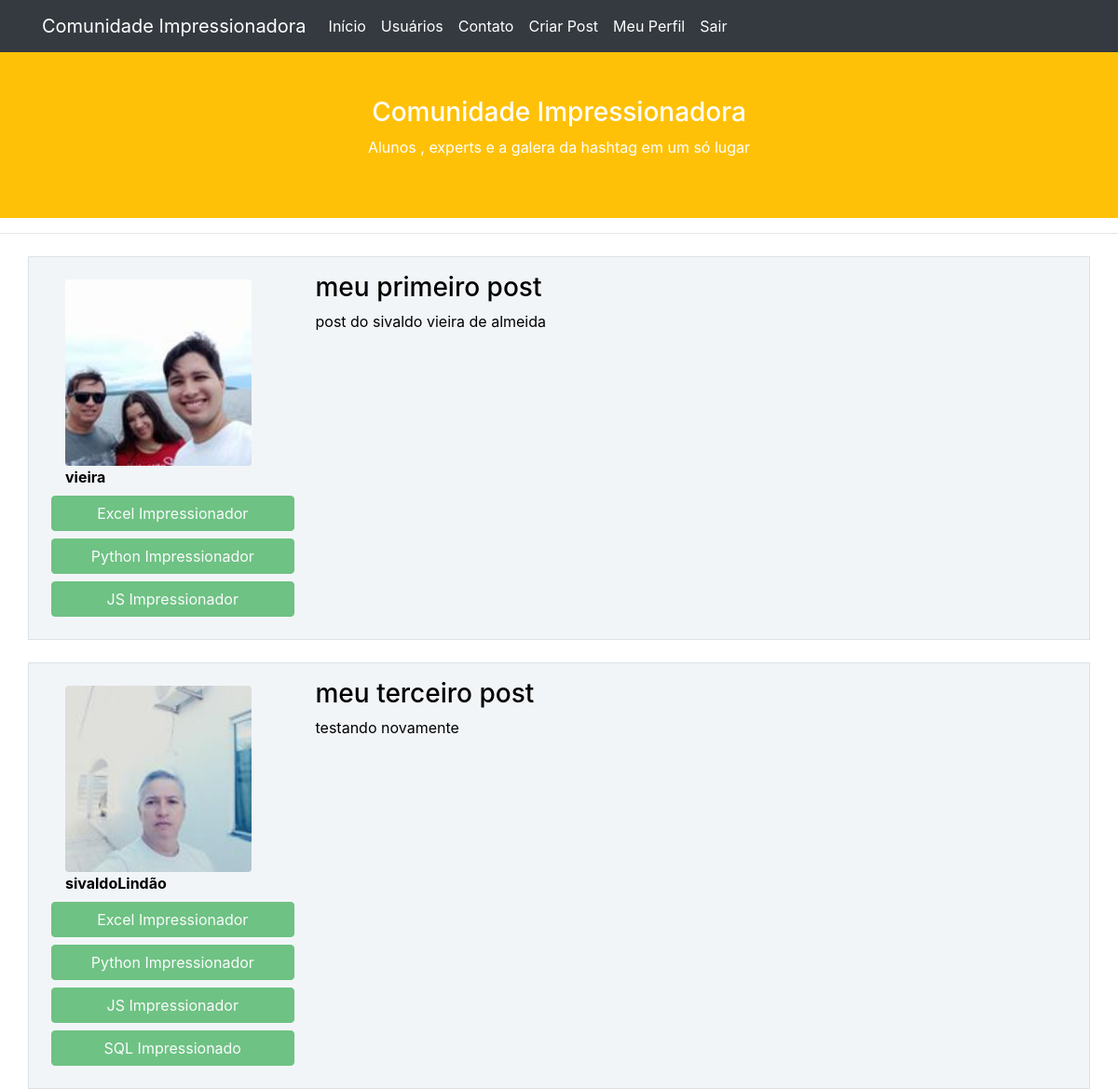
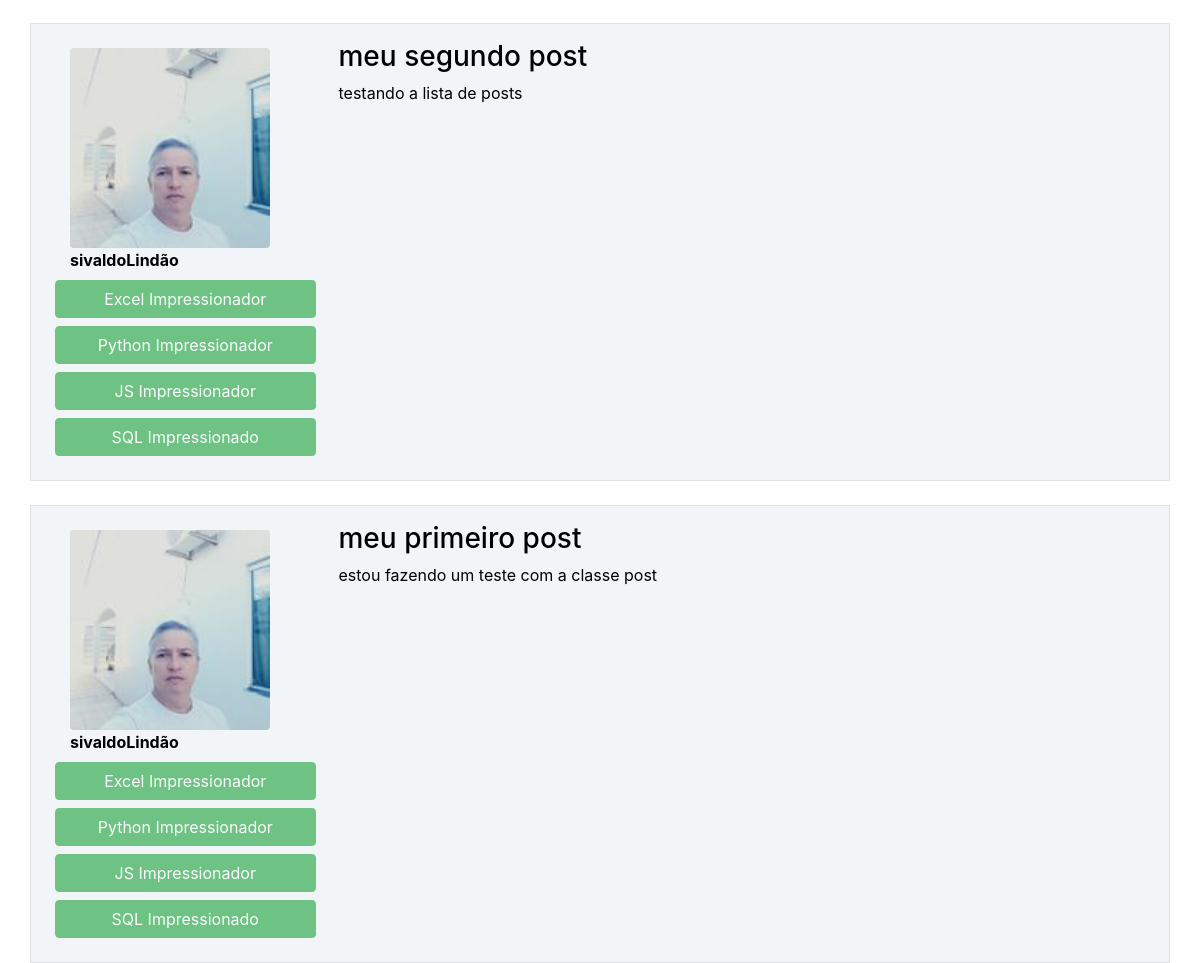
The app's page / (signed in) with its own data (2 pictures, top to bottom).
### comunidadeimpressionadora/models.py (models this page shows)
class Post(database.Model):
     id = database.Column(database.Integer, primary_key=True)
     titulo =  database.Column(database.String, nullable=False)
     corpo =  database.Column(database.Text, nullable=False)
     data_criacao =  database.Column(database.DateTime, nullable=False, default=datetime.now)
     id_usuario = database.Column(database.Integer,
                                  database.ForeignKey('usuarios.id'),
                                  nullable=False)#relacao desta tabela com de Usuario

class Usuarios(database.Model, UserMixin):
    id = database.Column(database.Integer, primary_key=True)
    username = database.Column(database.String, nullable=False)
    email = database.Column(database.String, nullable=False, unique=True)
    senha = database.Column(database.String(80), nullable=False)
    foto_perfil = database.Column(database.String, default='default.jpg')
    posts = database.relationship('Post', backref='autor', lazy=True)
    cursos = database.Column(database.String, nullable=False, default='Não Informado')

### comunidadeimpressionadora/routes.py (the view)
@app.route('/')   #pagina de inicio
def home():
    posts = Post.query.order_by(Post.id.desc())#ordena os posts em ordem decrescente
    return render_template('home.html', posts=posts)#envia os posts  para pagina home.html

### comunidadeimpressionadora/models.py (called while the page is built)
@login_manager.user_loader
def load_usuarios(id_usuarios):
    return Usuarios.query.get(int(id_usuarios))

### comunidadeimpressionadora/templates/home.html
{% extends 'base.html' %}
{% block body %}
<div class="container-fluid p-5 bg-warning text-white text-center">
  <h3>Comunidade Impressionadora</h3>
  <p>Alunos , experts e a galera da hashtag em um só lugar</p>
</div>
<hr>
<div class="container mt-3">
       {% for post in posts %}
     <div class="row  border mt-4 p-3 meupost">
        <div class="col col-3  ">
              <div class="image p-2">
                  <img src="{{ url_for('static', filename='fotos_perfil/{}'.format(post.autor.foto_perfil)) }}" class="rounded" width="200" >
                    <strong>{{ post.autor.username }}</strong>
                  <div class="row justify-content-center">
                        {% for curso in post.autor.cursos.split(';') %}
                             <button type="button" class="btn btn-success mt-2 btn-block" disabled>{{ curso }}</button>
                        {% endfor %}
                </div>
              </div>
        </div>
        <div class="col col-9" >
            <h3>{{ post.titulo }}</h3>
            <p>{{ post.corpo }}</p>
        </div>
    </div>
      {% endfor %}
</div>
{% endblock %}

### comunidadeimpressionadora/static/style.css (style rules this page uses)
.meupost { background: #f2f5f8 !important; color: #000 !important; }
.image img { width: 200px; height: 200px; object-fit: cover; }

### records on screen
Post: foto_perfil (picture), autor.username "vieira", curso "Excel Impressionador" "Python Impressionador" "JS Impressionador", titulo "meu primeiro post", corpo "post do sivaldo vieira de almeida"
Post: foto_perfil (picture), autor.username "sivaldoLindão", curso "Excel Impressionador" "Python Impressionador" "JS Impressionador" "SQL Impressionado", titulo "meu terceiro post", corpo "testando novamente"
Post: foto_perfil (picture), autor.username "sivaldoLindão", curso "Excel Impressionador" "Python Impressionador" "JS Impressionador" "SQL Impressionado", titulo "meu segundo post", corpo "testando a lista de posts"
Post: foto_perfil (picture), autor.username "sivaldoLindão", curso "Excel Impressionador" "Python Impressionador" "JS Impressionador" "SQL Impressionado", titulo "meu primeiro post", corpo "estou fazendo um teste com a classe post"
